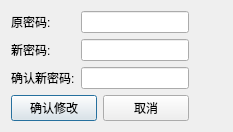
<?xml version="1.0" encoding="UTF-8"?>
<ui version="4.0">
 <class>changePasswordDlg</class>
 <widget class="QDialog" name="changePasswordDlg">
  <property name="windowModality">
   <enum>Qt::WindowModal</enum>
  </property>
  <property name="geometry">
   <rect>
    <x>0</x>
    <y>0</y>
    <width>233</width>
    <height>125</height>
   </rect>
  </property>
  <property name="sizePolicy">
   <sizepolicy hsizetype="Fixed" vsizetype="Fixed">
    <horstretch>0</horstretch>
    <verstretch>0</verstretch>
   </sizepolicy>
  </property>
  <property name="windowTitle">
   <string>修改密码</string>
  </property>
  <layout class="QFormLayout" name="formLayout_2">
   <item row="0" column="0">
    <layout class="QVBoxLayout" name="verticalLayout">
     <item>
      <layout class="QFormLayout" name="formLayout">
       <item row="0" column="0">
        <widget class="QLabel" name="label">
         <property name="text">
          <string>原密码:</string>
         </property>
        </widget>
       </item>
       <item row="0" column="1">
        <widget class="QLineEdit" name="oldPassword">
         <property name="echoMode">
          <enum>QLineEdit::Password</enum>
         </property>
        </widget>
       </item>
       <item row="1" column="0">
        <widget class="QLabel" name="label_2">
         <property name="text">
          <string>新密码:</string>
         </property>
        </widget>
       </item>
       <item row="1" column="1">
        <widget class="QLineEdit" name="newPassword">
         <property name="echoMode">
          <enum>QLineEdit::Password</enum>
         </property>
        </widget>
       </item>
       <item row="2" column="0">
        <widget class="QLabel" name="label_3">
         <property name="text">
          <string>确认新密码:</string>
         </property>
        </widget>
       </item>
       <item row="2" column="1">
        <widget class="QLineEdit" name="reNewPassword">
         <property name="echoMode">
          <enum>QLineEdit::Password</enum>
         </property>
        </widget>
       </item>
      </layout>
     </item>
     <item>
      <layout class="QHBoxLayout" name="horizontalLayout">
       <item>
        <widget class="QPushButton" name="submitButton">
         <property name="text">
          <string>确认修改</string>
         </property>
        </widget>
       </item>
       <item>
        <widget class="QPushButton" name="cancelButton">
         <property name="text">
          <string>取消</string>
         </property>
        </widget>
       </item>
      </layout>
     </item>
    </layout>
   </item>
  </layout>
 </widget>
 <resources/>
 <connections/>
</ui>
